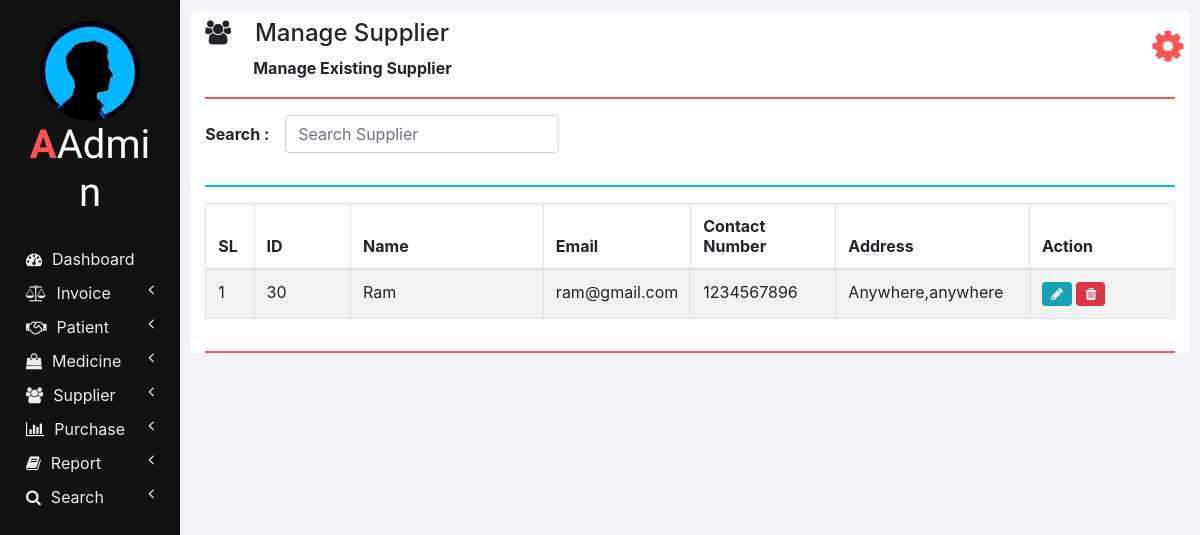
The page /manage_supplier.php (signed in) on the database its author committed.
### tables this page shows
CREATE TABLE `suppliers` (
  `ID` int(11) NOT NULL,
  `NAME` varchar(100) NOT NULL,
  `EMAIL` varchar(100) NOT NULL,
  `CONTACT_NUMBER` varchar(10) NOT NULL,
  `ADDRESS` varchar(100) NOT NULL
);

### php/manage_supplier.php (the view, shortened to what this page needs)
<?php
  function showSuppliers($id) {
    require "db_connection.php";
    if($con) {
      $seq_no = 0;
      $query = "SELECT * FROM suppliers";
      $result = mysqli_query($con, $query);
      while($row = mysqli_fetch_array($result)) {
        $seq_no++;
        if($row['ID'] == $id)
          showEditOptionsRow($seq_no, $row);
        else
          showSupplierRow($seq_no, $row);
      }
    }
  }
  function showSupplierRow($seq_no, $row) {
    ?>
    <tr>
      <td><?php echo $seq_no; ?></td>
      <td><?php echo $row['ID'] ?></td>
      <td><?php echo $row['NAME']; ?></td>
      <td><?php echo $row['EMAIL']; ?></td>
      <td><?php echo $row['CONTACT_NUMBER']; ?></td>
      <td><?php echo $row['ADDRESS']; ?></td>
      <td>
        <button href="" class="btn btn-info btn-sm" onclick="editSupplier(<?php echo $row['ID']; ?>);">
          <i class="fa fa-pencil"></i>
        </button>
        <button class="btn btn-danger btn-sm" onclick="deleteSupplier(<?php echo $row['ID']; ?>);">
          <i class="fa fa-trash"></i>
        </button>
      </td>
    </tr>
    <?php
  }
  ?>

### css/sidenav.css (style rules this page uses)
body { background-color: #f1f3f6; }
.sidenav { width: 15%; height: 100vh; background-color: #222222; position: fixed; z-index: 1; flex: 1 0 auto; }
.card { width: 100%; height: 100%; top: 0; border-radius: 0; background-color: #111111; }
.logo .logo-caption { font-family: 'Poiret One', cursive; color: #ffffff; text-align: center; margin-bottom: 25px; }
.logo .profile { margin-left: 50%; border-radius: 50%; transform: translate(-50%); }
.logo .tweak { color: #ff5252; font-weight: bold; }
.main-menu-item { padding: 5px 5px; cursor: pointer; }
.main-menu-item > a { color: #eeeeee; text-decoration: none; font-size: 16px; }
.main-menu-item > a > span { margin-left: 10px; }

### css/home.css (style rules this page uses)
html, body { height: 100vh; }

### rows shown on the page
suppliers: seq_no "1", ID "30", NAME "Ram", EMAIL "ram@gmail.com", CONTACT_NUMBER "1234567896", ADDRESS "Anywhere,anywhere"

### other values the page prints
$heading "Manage Supplier"
$sub_heading "Manage Existing Supplier"
